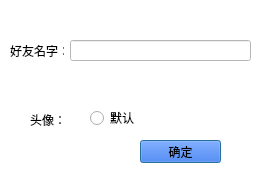
<?xml version="1.0" encoding="UTF-8"?>
<ui version="4.0">
 <class>Dialog</class>
 <widget class="QDialog" name="Dialog">
  <property name="geometry">
   <rect>
    <x>0</x>
    <y>0</y>
    <width>275</width>
    <height>175</height>
   </rect>
  </property>
  <property name="minimumSize">
   <size>
    <width>275</width>
    <height>175</height>
   </size>
  </property>
  <property name="maximumSize">
   <size>
    <width>275</width>
    <height>175</height>
   </size>
  </property>
  <property name="windowTitle">
   <string>添加好友</string>
  </property>
  <property name="windowIcon">
   <iconset>
    <normaloff>image/QQicon.ico</normaloff>image/QQicon.ico</iconset>
  </property>
  <property name="styleSheet">
   <string notr="true">background-color: rgb(255, 255, 255);</string>
  </property>
  <widget class="QLabel" name="label">
   <property name="geometry">
    <rect>
     <x>10</x>
     <y>40</y>
     <width>54</width>
     <height>21</height>
    </rect>
   </property>
   <property name="text">
    <string>好友名字：</string>
   </property>
  </widget>
  <widget class="QLineEdit" name="lineEdit">
   <property name="geometry">
    <rect>
     <x>70</x>
     <y>40</y>
     <width>181</width>
     <height>21</height>
    </rect>
   </property>
  </widget>
  <widget class="QLabel" name="label_2">
   <property name="geometry">
    <rect>
     <x>30</x>
     <y>110</y>
     <width>31</width>
     <height>20</height>
    </rect>
   </property>
   <property name="text">
    <string>头像：</string>
   </property>
  </widget>
  <widget class="QRadioButton" name="radioButton">
   <property name="geometry">
    <rect>
     <x>90</x>
     <y>110</y>
     <width>89</width>
     <height>16</height>
    </rect>
   </property>
   <property name="text">
    <string>默认</string>
   </property>
  </widget>
  <widget class="QPushButton" name="pushButton">
   <property name="geometry">
    <rect>
     <x>140</x>
     <y>140</y>
     <width>81</width>
     <height>23</height>
    </rect>
   </property>
   <property name="styleSheet">
    <string notr="true">background-color: rgb(0, 85, 255);</string>
   </property>
   <property name="text">
    <string>确定</string>
   </property>
  </widget>
 </widget>
 <resources/>
 <connections/>
</ui>
